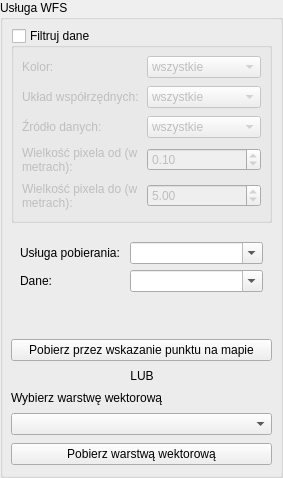
         <widget class="QgsCollapsibleGroupBox" name="wfs_groupBox">
          <property name="title">
           <string>Usługa WFS</string>
          </property>
          <property name="collapsed">
           <bool>true</bool>
          </property>
          <property name="saveCollapsedState">
           <bool>false</bool>
          </property>
          <layout class="QVBoxLayout" name="verticalLayout">
           <property name="leftMargin">
            <number>8</number>
           </property>
           <property name="topMargin">
            <number>8</number>
           </property>
           <property name="rightMargin">
            <number>8</number>
           </property>
           <property name="bottomMargin">
            <number>10</number>
           </property>
           <property name="spacing">
            <number>8</number>
           </property>
           <item>
            <widget class="QgsCollapsibleGroupBox" name="groupWfsOrthoFilters">
             <property name="enabled">
              <bool>true</bool>
             </property>
             <property name="minimumSize">
              <size>
               <width>0</width>
               <height>0</height>
              </size>
             </property>
             <property name="title">
              <string>Filtruj dane</string>
             </property>
             <property name="checkable">
              <bool>true</bool>
             </property>
             <property name="checked">
              <bool>false</bool>
             </property>
             <property name="collapsed">
              <bool>true</bool>
             </property>
             <property name="saveCollapsedState">
              <bool>false</bool>
             </property>
             <layout class="QVBoxLayout" name="verticalLayout_25">
              <property name="leftMargin">
               <number>8</number>
              </property>
              <property name="topMargin">
               <number>8</number>
              </property>
              <property name="rightMargin">
               <number>8</number>
              </property>
              <property name="bottomMargin">
               <number>10</number>
              </property>
              <property name="spacing">
               <number>8</number>
              </property>
              <item>
               <layout class="QGridLayout" name="gridLayout_6">
                <item row="1" column="1">
                 <widget class="QComboBox" name="wfs_crs_choice">
                  <item>
                   <property name="text">
                    <string>wszystkie</string>
                   </property>
                  </item>
                  <item>
                   <property name="text">
                    <string>PL-1992</string>
                   </property>
                  </item>
                  <item>
                   <property name="text">
                    <string>PL-2000</string>
                   </property>
                  </item>
                 </widget>
                </item>
                <item row="3" column="1">
                 <widget class="QDoubleSpinBox" name="wfs_pixelFrom_choice">
                  <property name="singleStep">
                   <double>0.100000000000000</double>
                  </property>
                  <property name="value">
                   <double>0.100000000000000</double>
                  </property>
                 </widget>
                </item>
                <item row="4" column="0">
                 <widget class="QLabel" name="label_68">
                  <property name="text">
                   <string>Wielkość pixela do (w metrach):</string>
                  </property>
                  <property name="wordWrap">
                   <bool>true</bool>
                  </property>
                 </widget>
                </item>
                <item row="2" column="1">
                 <widget class="QComboBox" name="wfs_source_choice">
                  <item>
                   <property name="text">
                    <string>wszystkie</string>
                   </property>
                  </item>
                  <item>
                   <property name="text">
                    <string>Zdj. cyfrowe</string>
                   </property>
                  </item>
                  <item>
                   <property name="text">
                    <string>Zdj. analogowe</string>
                   </property>
                  </item>
                 </widget>
                </item>
                <item row="0" column="0">
                 <widget class="QLabel" name="label_73">
                  <property name="text">
                   <string>Kolor:</string>
                  </property>
                  <property name="wordWrap">
                   <bool>true</bool>
                  </property>
                 </widget>
                </item>
                <item row="2" column="0">
                 <widget class="QLabel" name="label_66">
                  <property name="text">
                   <string>Źródło danych:</string>
                  </property>
                  <property name="wordWrap">
                   <bool>true</bool>
                  </property>
                 </widget>
                </item>
                <item row="3" column="0">
                 <widget class="QLabel" name="label_67">
                  <property name="text">
                   <string>Wielkość pixela od (w metrach):</string>
                  </property>
                  <property name="wordWrap">
                   <bool>true</bool>
                  </property>
                 </widget>
                </item>
                <item row="0" column="1">
                 <widget class="QComboBox" name="wfs_kolor_choice">
                  <item>
                   <property name="text">
                    <string>wszystkie</string>
                   </property>
                  </item>
                  <item>
                   <property name="text">
                    <string>RGB</string>
                   </property>
                  </item>
                  <item>
                   <property name="text">
                    <string>CIR</string>
                   </property>
                  </item>
                 </widget>
                </item>
                <item row="1" column="0">
                 <widget class="QLabel" name="label_65">
                  <property name="text">
                   <string>Układ współrzędnych:</string>
                  </property>
                  <property name="wordWrap">
                   <bool>true</bool>
                  </property>
                 </widget>
                </item>
                <item row="4" column="1">
                 <widget class="QDoubleSpinBox" name="wfs_pixelTo_choice">
                  <property name="singleStep">
                   <double>0.100000000000000</double>
                  </property>
                  <property name="value">
                   <double>5.000000000000000</double>
                  </property>
                 </widget>
                </item>
               </layout>
              </item>
             </layout>
            </widget>
           </item>
           <item>
            <widget class="QWidget" name="widget" native="true">
             <property name="minimumSize">
              <size>
               <width>0</width>
               <height>100</height>
              </size>
             </property>
             <layout class="QFormLayout" name="formLayout">
              <property name="sizeConstraint">
               <enum>QLayout::SetDefaultConstraint</enum>
              </property>
              <property name="fieldGrowthPolicy">
               <enum>QFormLayout::AllNonFixedFieldsGrow</enum>
              </property>
              <property name="topMargin">
               <number>11</number>
              </property>
              <item row="1" column="1">
               <widget class="QComboBox" name="wfs_service_cmbbx">
                <property name="editable">
                 <bool>true</bool>
                </property>
               </widget>
              </item>
              <item row="1" column="0">
               <widget class="QLabel" name="label_16">
                <property name="text">
                 <string>Usługa pobierania: </string>
                </property>
               </widget>
              </item>
              <item row="3" column="0">
               <widget class="QLabel" name="label_19">
                <property name="text">
                 <string>Dane: </string>
                </property>
               </widget>
              </item>
              <item row="3" column="1">
               <widget class="QComboBox" name="wfs_layer_cmbbx">
                <property name="editable">
                 <bool>true</bool>
                </property>
               </widget>
              </item>
             </layout>
            </widget>
           </item>
           <item>
            <widget class="QPushButton" name="wfs_capture_btn">
             <property name="text">
              <string>Pobierz przez wskazanie punktu na mapie</string>
             </property>
             <property name="cursor">
              <cursorShape>PointingHandCursor</cursorShape>
             </property>
             <property name="icon">
              <iconset>
               <normaloff>../images/pin.svg</normaloff>../images/pin.svg</iconset>
             </property>
             <property name="role" stdset="0">
              <string notr="true">primary</string>
             </property>
            </widget>
           </item>
           <item>
            <layout class="QHBoxLayout" name="horizontalLayout_or_wfs">
             <property name="spacing">
              <number>0</number>
             </property>
             <item>
              <widget class="QFrame" name="line_or_l_wfs">
               <property name="sizePolicy">
                <sizepolicy hsizetype="Expanding" vsizetype="Fixed">
                 <horstretch>1</horstretch>
                 <verstretch>0</verstretch>
                </sizepolicy>
               </property>
               <property name="frameShape">
                <enum>QFrame::NoFrame</enum>
               </property>
              </widget>
             </item>
             <item>
              <widget class="QLabel" name="label_15">
               <property name="text">
                <string>LUB</string>
               </property>
               <property name="alignment">
                <set>Qt::AlignCenter</set>
               </property>
               <property name="role" stdset="0">
                <string notr="true">divider</string>
               </property>
              </widget>
             </item>
             <item>
              <widget class="QFrame" name="line_or_r_wfs">
               <property name="sizePolicy">
                <sizepolicy hsizetype="Expanding" vsizetype="Fixed">
                 <horstretch>1</horstretch>
                 <verstretch>0</verstretch>
                </sizepolicy>
               </property>
               <property name="frameShape">
                <enum>QFrame::NoFrame</enum>
               </property>
              </widget>
             </item>
            </layout>
           </item>
           <item>
            <widget class="QLabel" name="label_2">
             <property name="text">
              <string>Wybierz warstwę wektorową</string>
             </property>
             <property name="role" stdset="0">
              <string notr="true">field-title</string>
             </property>
            </widget>
           </item>
           <item>
            <widget class="QgsMapLayerComboBox" name="wfs_mapLayerComboBox" />
           </item>
           <item>
            <widget class="QPushButton" name="wfs_fromLayer_btn">
             <property name="text">
              <string>Pobierz warstwą wektorową</string>
             </property>
             <property name="cursor">
              <cursorShape>PointingHandCursor</cursorShape>
             </property>
             <property name="icon">
              <iconset>
               <normaloff>../images/layers.svg</normaloff>../images/layers.svg</iconset>
             </property>
             <property name="role" stdset="0">
              <string notr="true">primary</string>
             </property>
            </widget>
           </item>
          </layout>
         </widget>
